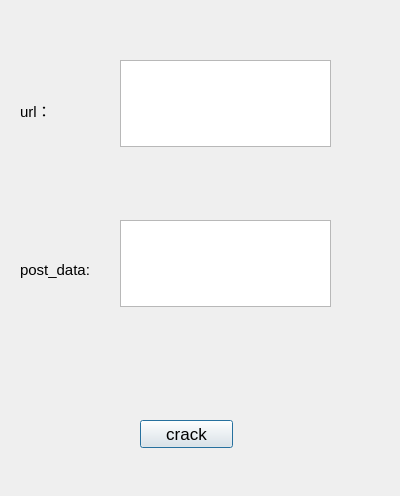
<?xml version="1.0" encoding="UTF-8"?>
<ui version="4.0">
 <class>Dialog</class>
 <widget class="QDialog" name="Dialog">
  <property name="geometry">
   <rect>
    <x>0</x>
    <y>0</y>
    <width>400</width>
    <height>496</height>
   </rect>
  </property>
  <property name="windowTitle">
   <string>Dialog</string>
  </property>
  <widget class="QPushButton" name="pushButton">
   <property name="geometry">
    <rect>
     <x>140</x>
     <y>420</y>
     <width>93</width>
     <height>28</height>
    </rect>
   </property>
   <property name="font">
    <font>
     <pointsize>13</pointsize>
    </font>
   </property>
   <property name="text">
    <string>crack</string>
   </property>
  </widget>
  <widget class="QTextEdit" name="textEdit">
   <property name="geometry">
    <rect>
     <x>120</x>
     <y>60</y>
     <width>211</width>
     <height>87</height>
    </rect>
   </property>
  </widget>
  <widget class="QPlainTextEdit" name="plainTextEdit">
   <property name="geometry">
    <rect>
     <x>120</x>
     <y>220</y>
     <width>211</width>
     <height>87</height>
    </rect>
   </property>
  </widget>
  <widget class="QLabel" name="label">
   <property name="geometry">
    <rect>
     <x>20</x>
     <y>100</y>
     <width>81</width>
     <height>21</height>
    </rect>
   </property>
   <property name="font">
    <font>
     <pointsize>11</pointsize>
    </font>
   </property>
   <property name="text">
    <string>url：</string>
   </property>
  </widget>
  <widget class="QLabel" name="label_2">
   <property name="geometry">
    <rect>
     <x>20</x>
     <y>260</y>
     <width>91</width>
     <height>20</height>
    </rect>
   </property>
   <property name="font">
    <font>
     <pointsize>11</pointsize>
    </font>
   </property>
   <property name="text">
    <string>post_data:</string>
   </property>
  </widget>
 </widget>
 <resources/>
 <connections/>
</ui>
